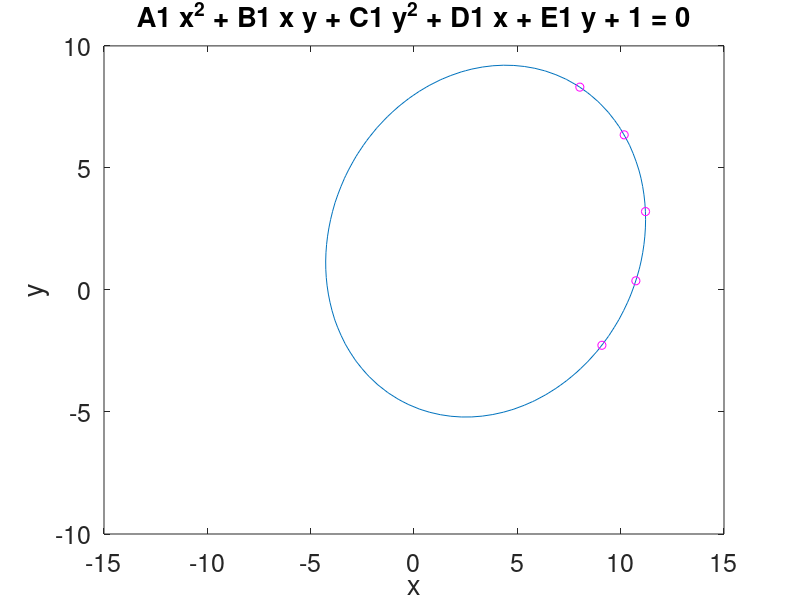
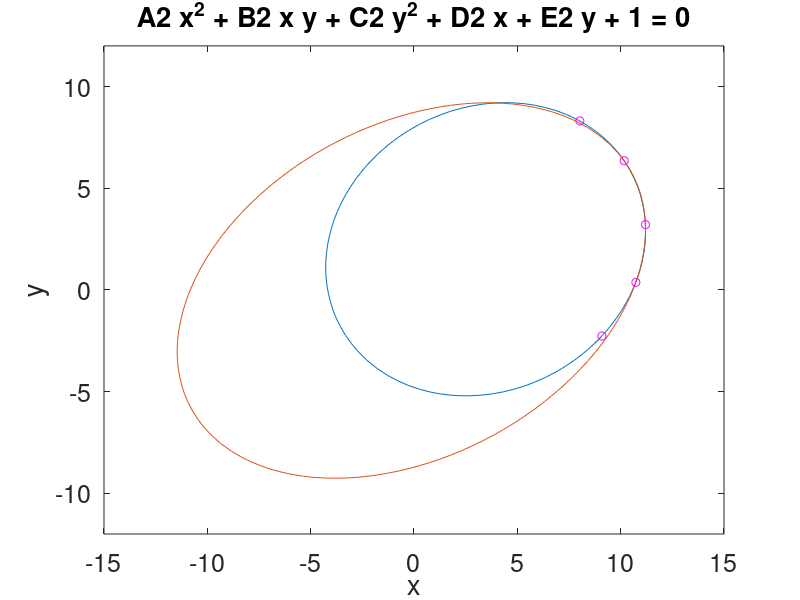

Reproduce these figures in MATLAB, in order.
clc; clear; close all

xdata = [8.025 10.170 11.202 10.736  9.092];
ydata = [8.310  6.355  3.212  0.375 -2.267];

A = [xdata.^2; xdata.*ydata; ydata.^2; xdata; ydata]'
b = - ones(size(xdata))';

x = A\b

A1 = x(1); B1 = x(2); C1 = x(3); D1 = x(4); E1 = x(5);

figure(1)
ezplot(@(x, y) A1*x.^2 + B1*x.*y + C1*y.^2 + D1*x + E1*y + 1,[-15 15 -10 10])
hold on
plot(xdata,ydata,'om')
hold off
xlabel('x')
ylabel('y')
set(gca,'FontSize',18)

A = [xdata(2:4).^2; xdata(2:4).*ydata(2:4); ydata(2:4).^2; xdata(2:4); ydata(2:4)]';
b = - ones(size(xdata(2:4)))';

x = A\b

A2 = x(1); B2 = x(2); C2 = x(3); D2 = x(4); E2 = x(5);

figure(2)
ezplot(@(x, y) A1*x.^2 + B1*x.*y + C1*y.^2 + D1*x + E1*y + 1,[-15 15 -12 12])
hold on
ezplot(@(x, y) A2*x.^2 + B2*x.*y + C2*y.^2 + D2*x + E2*y + 1,[-15 15 -12 12])
plot(xdata,ydata,'om')
hold off
xlabel('x')
ylabel('y')
set(gca,'FontSize',18)